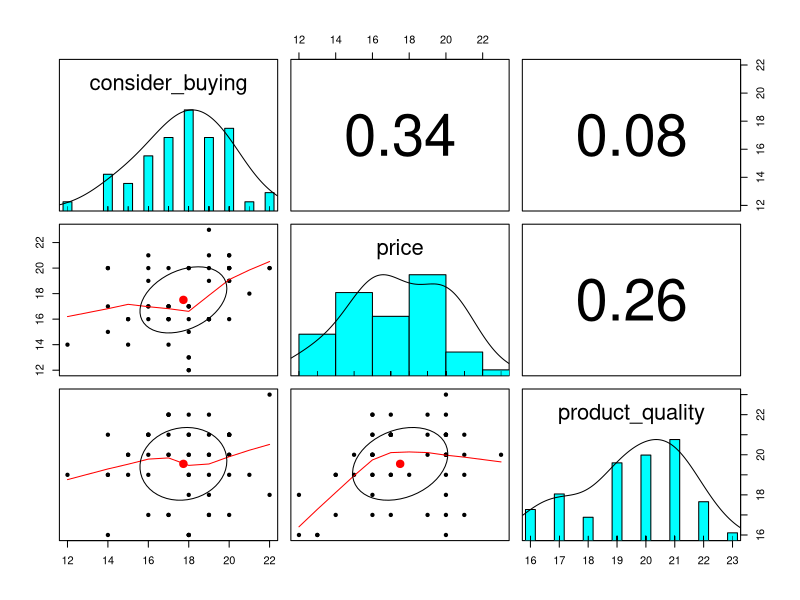
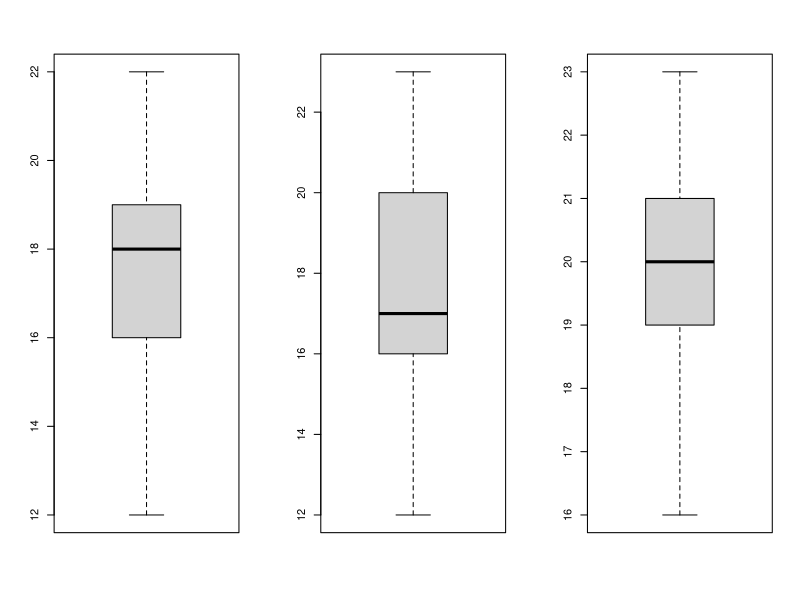
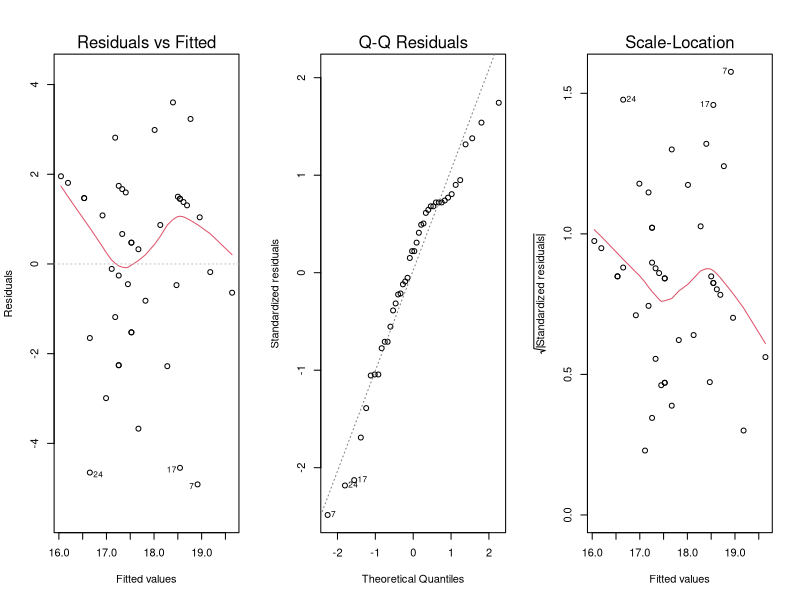
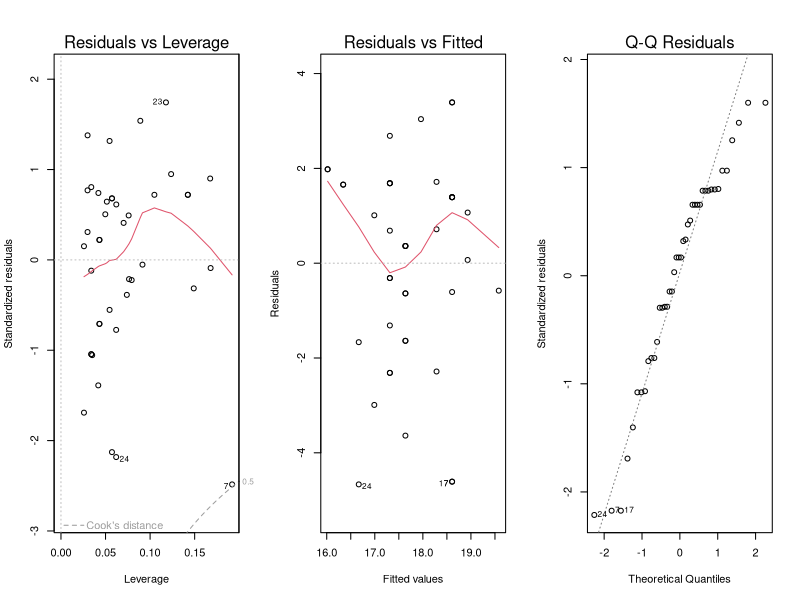
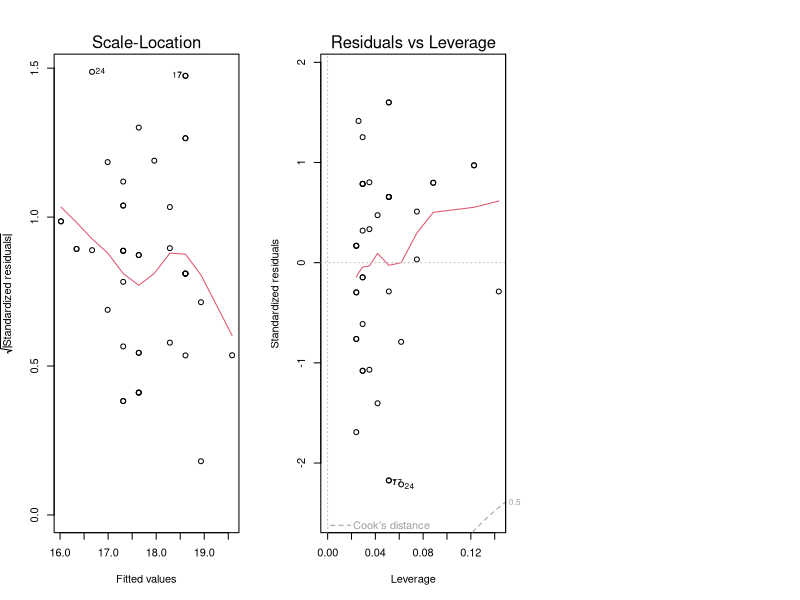

Write the R code that produced these figures, in order.
# Import libraries
library(tidyverse)
library(readxl)
library(skimr)
library(lmtest)
library(psych)

# Import data
df <- read_xlsx("Dapur Putih Cafe.xlsx")
View(df)

# Skim the data
skim(df)

# Check if there is any clear of relationship pattern
pairs.panels(df, method = "spearman")

# Check if there is any outliers in the data using boxplot
par(mfrow = c(1, 3))
boxplot(df$consider_buying)
boxplot(df$price)
boxplot(df$product_quality)

# Split the data into train and test set
set.seed(123)
train_set = sample(1:nrow(df), round(0.8 * nrow(df), 0))
df_train <- df[train_set,]
df_test <- df[-train_set,]

# Fitting linear regression model
model <- lm(consider_buying ~ ., data = df_train)
summary(model)
plot(model)

# Fitting linear regression model but without product_quality
model <- lm(consider_buying ~ price, data = df_train)
summary(model)
plot(model)

# Normality test for residual
shapiro.test(model$residuals)

# Heteroscedasticity test
bptest(model)

# Predict test data
y_test_pred <- predict(model, df_test[-1])

# RMSE
rmse <- function(y_true, y_pred){
  mse <- mean((y_true - y_pred) ^ 2)
  return(sqrt(mse))
}
rmse(df_test$consider_buying, y_test_pred)

# MAPE
mape <- function(y_true, y_pred){
  return((mean(abs(y_true - y_pred) / y_true) * 100))
}
mape(df_test$consider_buying, y_test_pred)

# Check the difference
cbind(df_test$consider_buying, round(y_test_pred, 0))

# Clustering customers
cluster_customer <- kmeans(df, 2)
cluster_customer
